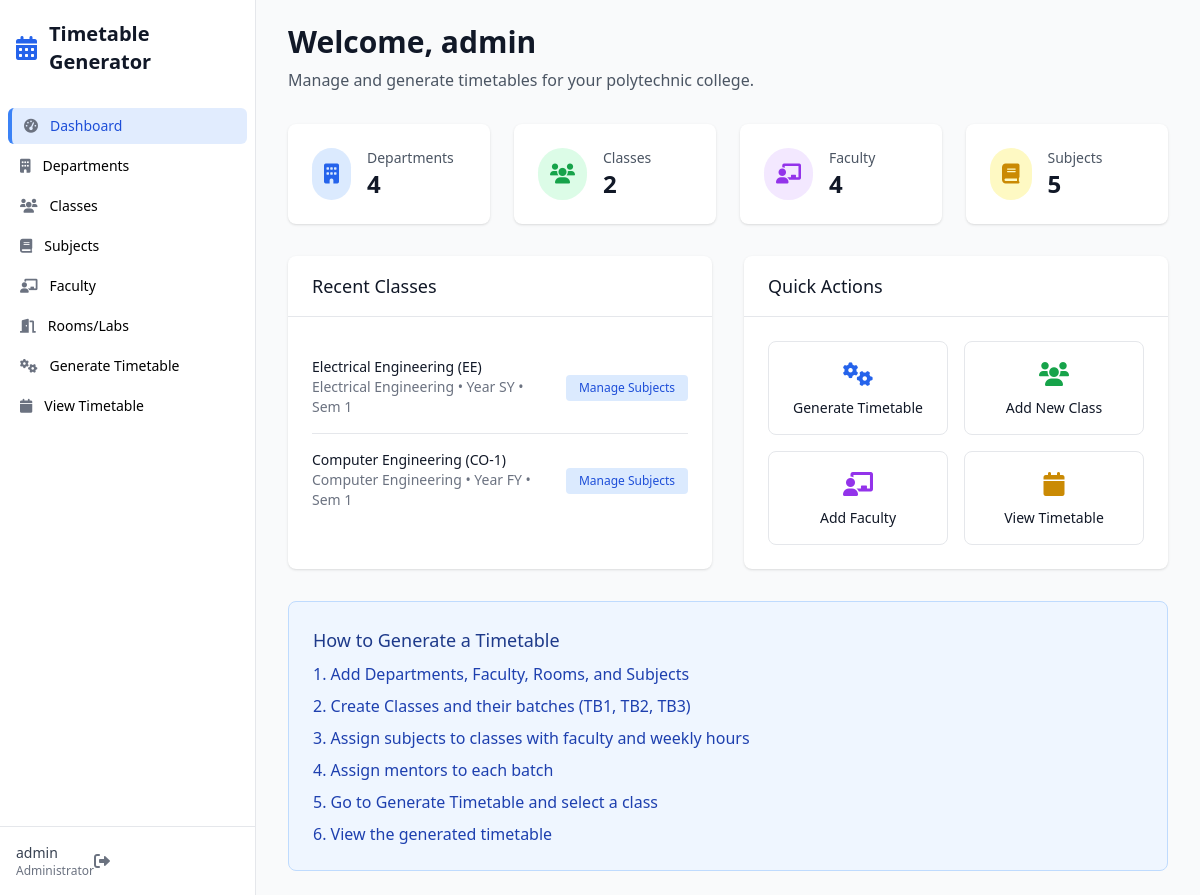
The page /dashboard (signed in) on the database its author committed.
### app.py (models this page shows, shortened)
class User(UserMixin, db.Model):
    id = db.Column(db.Integer, primary_key=True)
    username = db.Column(db.String(80), unique=True, nullable=False)
    email = db.Column(db.String(120), unique=True, nullable=False)
    password_hash = db.Column(db.String(200))
    is_admin = db.Column(db.Boolean, default=False)
    created_at = db.Column(db.DateTime, default=datetime.utcnow)

class Class(db.Model):
    id = db.Column(db.Integer, primary_key=True)
    name = db.Column(db.String(50), nullable=False)
    code = db.Column(db.String(20), unique=True, nullable=False)
    year = db.Column(db.String(10), nullable=False)  # FY, SY, TY
    department_id = db.Column(db.Integer, db.ForeignKey('department.id'), nullable=False)
    semester = db.Column(db.Integer, nullable=False)
    strength = db.Column(db.Integer, default=60)
    created_at = db.Column(db.DateTime, default=datetime.utcnow)
    subjects = db.relationship('ClassSubject', backref='class_ref', lazy=True)
    batches = db.relationship('Batch', backref='class_ref', lazy=True)
    timetable = db.relationship('Timetable', backref='class_ref', lazy=True)

class Department(db.Model):
    id = db.Column(db.Integer, primary_key=True)
    code = db.Column(db.String(10), unique=True, nullable=False)
    name = db.Column(db.String(100), nullable=False)
    description = db.Column(db.Text)
    created_at = db.Column(db.DateTime, default=datetime.utcnow)
    classes = db.relationship('Class', backref='department', lazy=True)
    faculty = db.relationship('Faculty', backref='department', lazy=True)

### app.py (the view)
@app.route('/dashboard')
@login_required
def dashboard():
    dept_count = Department.query.count()
    class_count = Class.query.count()
    faculty_count = Faculty.query.count()
    subject_count = Subject.query.count()
    recent_classes = Class.query.order_by(Class.created_at.desc()).limit(5).all()
    return render_template('dashboard.html',
                         dept_count=dept_count,
                         class_count=class_count,
                         faculty_count=faculty_count,
                         subject_count=subject_count,
                         recent_classes=recent_classes)

### app.py (called while the page is built)
@login_manager.user_loader
def load_user(user_id):
    return db.session.get(User, int(user_id))

### templates/dashboard.html (shortened to what this page needs)
{% extends "base.html" %}
{% block content %}
<div class="mb-8">
    <h1 class="text-3xl font-bold text-gray-900">Welcome, {{ current_user.username }}</h1>
    <p class="mt-2 text-gray-600">Manage and generate timetables for your polytechnic college.</p>
</div>
<div class="grid grid-cols-1 md:grid-cols-2 lg:grid-cols-4 gap-6 mb-8">
    <div class="card bg-white rounded-lg shadow p-6">
        <div class="flex items-center">
            <div class="rounded-full bg-blue-100 p-3">
                <i class="fas fa-building text-blue-600 text-xl"></i>
            </div>
            <div class="ml-4">
                <p class="text-sm font-medium text-gray-600">Departments</p>
                <p class="text-2xl font-semibold text-gray-900">{{ dept_count }}</p>
            </div>
        </div>
    </div>
    <div class="card bg-white rounded-lg shadow p-6">
        <div class="flex items-center">
            <div class="rounded-full bg-green-100 p-3">
                <i class="fas fa-users text-green-600 text-xl"></i>
            </div>
            <div class="ml-4">
                <p class="text-sm font-medium text-gray-600">Classes</p>
                <p class="text-2xl font-semibold text-gray-900">{{ class_count }}</p>
            </div>
        </div>
    </div>
    <div class="card bg-white rounded-lg shadow p-6">
        <div class="flex items-center">
            <div class="rounded-full bg-purple-100 p-3">
                <i class="fas fa-chalkboard-teacher text-purple-600 text-xl"></i>
            </div>
            <div class="ml-4">
                <p class="text-sm font-medium text-gray-600">Faculty</p>
                <p class="text-2xl font-semibold text-gray-900">{{ faculty_count }}</p>
            </div>
        </div>
    </div>
    <div class="card bg-white rounded-lg shadow p-6">
        <div class="flex items-center">
            <div class="rounded-full bg-yellow-100 p-3">
                <i class="fas fa-book text-yellow-600 text-xl"></i>
            </div>
            <div class="ml-4">
                <p class="text-sm font-medium text-gray-600">Subjects</p>
                <p class="text-2xl font-semibold text-gray-900">{{ subject_count }}</p>
            </div>
        </div>
    </div>
</div>
<div class="grid grid-cols-1 lg:grid-cols-2 gap-8">
    <div class="bg-white rounded-lg shadow">
        <div class="px-6 py-4 border-b border-gray-200">
            <h3 class="text-lg font-medium text-gray-900">Recent Classes</h3>
        </div>
        <div class="p-6">
            <div class="flow-root">
                <ul class="divide-y divide-gray-200">
                    {% for class in recent_classes %}
                    <li class="py-4">
                        <div class="flex items-center space-x-4">
                            <div class="flex-1 min-w-0">
                                <p class="text-sm font-medium text-gray-900 truncate">
                                    {{ class.name }} ({{ class.code }})
                                </p>
                                <p class="text-sm text-gray-500">
                                    {{ class.department.name }} • Year {{ class.year }} • Sem {{ class.semester }}
                                </p>
                            </div>
                            <div>
                                <a href="{{ url_for('manage_class_subjects', class_id=class.id) }}"
                                   class="inline-flex items-center px-3 py-1 border border-transparent text-xs font-medium rounded text-primary-700 bg-primary-100 hover:bg-primary-200">
                                    Manage Subjects
                                </a>
                            </div>
                        </div>
                    </li>
                    {% endfor %}
                </ul>
            </div>
        </div>
    </div>
    <div class="bg-white rounded-lg shadow">
        <div class="px-6 py-4 border-b border-gray-200">
            <h3 class="text-lg font-medium text-gray-900">Quick Actions</h3>
        </div>
        <div class="p-6">
            <div class="grid grid-cols-2 gap-4">
                <a href="{{ url_for('generate_timetable') }}" class="flex flex-col items-center justify-center p-4 border border-gray-200 rounded-lg hover:bg-gray-50">
                    <i class="fas fa-cogs text-primary-600 text-2xl mb-2"></i>
                    <span class="text-sm font-medium text-gray-900">Generate Timetable</span>
                </a>
                <a href="{{ url_for('manage_classes') }}" class="flex flex-col items-center justify-center p-4 border border-gray-200 rounded-lg hover:bg-gray-50">
                    <i class="fas fa-users text-green-600 text-2xl mb-2"></i>
                    <span class="text-sm font-medium text-gray-900">Add New Class</span>
                </a>
                <a href="{{ url_for('manage_faculty') }}" class="flex flex-col items-center justify-center p-4 border border-gray-200 rounded-lg hover:bg-gray-50">
                    <i class="fas fa-chalkboard-teacher text-purple-600 text-2xl mb-2"></i>
                    <span class="text-sm font-medium text-gray-900">Add Faculty</span>
                </a>
                <a href="{{ url_for('view_timetable') }}" class="flex flex-col items-center justify-center p-4 border border-gray-200 rounded-lg hover:bg-gray-50">
                    <i class="fas fa-calendar text-yellow-600 text-2xl mb-2"></i>
                    <span class="text-sm font-medium text-gray-900">View Timetable</span>
                </a>
            </div>
        </div>
    </div>
</div>
<div class="mt-8 bg-blue-50 border border-blue-200 rounded-lg p-6">
    <h3 class="text-lg font-medium text-blue-900 mb-2">How to Generate a Timetable</h3>
    <ol class="list-decimal list-inside space-y-2 text-blue-800">
        <li>Add Departments, Faculty, Rooms, and Subjects</li>
        <li>Create Classes and their batches (TB1, TB2, TB3)</li>
        <li>Assign subjects to classes with faculty and weekly hours</li>
        <li>Assign mentors to each batch</li>
        <li>Go to Generate Timetable and select a class</li>
        <li>View the generated timetable</li>
    </ol>
</div>
{% endblock %}

### templates/base.html (shortened to what this page needs)
<!DOCTYPE html>
<html lang="en" class="h-full bg-gray-50">
<head>
    <script src="https://cdn.tailwindcss.com"></script>
    <link href="https://cdnjs.cloudflare.com/ajax/libs/font-awesome/6.0.0/css/all.min.css" rel="stylesheet">
</head>
<body class="h-full">
    {% if current_user.is_authenticated %}
    <div class="min-h-full">
        <div class="hidden lg:fixed lg:inset-y-0 lg:flex lg:w-64 lg:flex-col">
            <div class="flex min-h-0 flex-1 flex-col border-r border-gray-200 bg-white">
                <div class="flex flex-1 flex-col overflow-y-auto pt-5 pb-4">
                    <div class="flex flex-shrink-0 items-center px-4">
                        <i class="fas fa-calendar-alt text-primary-600 text-2xl mr-3"></i>
                        <h1 class="text-xl font-bold text-gray-900">Timetable Generator</h1>
                    </div>
                    <nav class="mt-8 flex-1 space-y-1 px-2">
                        <a href="{{ url_for('dashboard') }}" class="sidebar-link group flex items-center px-3 py-2 text-sm font-medium rounded-md {% if request.endpoint == 'dashboard' %}active{% endif %}">
                            <i class="fas fa-tachometer-alt text-gray-500 mr-3 flex-shrink-0"></i>
                            Dashboard
                        </a>
                        <a href="{{ url_for('manage_departments') }}" class="sidebar-link group flex items-center px-3 py-2 text-sm font-medium rounded-md {% if request.endpoint == 'manage_departments' %}active{% endif %}">
                            <i class="fas fa-building text-gray-500 mr-3 flex-shrink-0"></i>
                            Departments
                        </a>
                        <a href="{{ url_for('manage_classes') }}" class="sidebar-link group flex items-center px-3 py-2 text-sm font-medium rounded-md {% if request.endpoint == 'manage_classes' %}active{% endif %}">
                            <i class="fas fa-users text-gray-500 mr-3 flex-shrink-0"></i>
                            Classes
                        </a>
                        <a href="{{ url_for('manage_subjects') }}" class="sidebar-link group flex items-center px-3 py-2 text-sm font-medium rounded-md {% if request.endpoint == 'manage_subjects' %}active{% endif %}">
                            <i class="fas fa-book text-gray-500 mr-3 flex-shrink-0"></i>
                            Subjects
                        </a>
                        <a href="{{ url_for('manage_faculty') }}" class="sidebar-link group flex items-center px-3 py-2 text-sm font-medium rounded-md {% if request.endpoint == 'manage_faculty' %}active{% endif %}">
                            <i class="fas fa-chalkboard-teacher text-gray-500 mr-3 flex-shrink-0"></i>
                            Faculty
                        </a>
                        <a href="{{ url_for('manage_rooms') }}" class="sidebar-link group flex items-center px-3 py-2 text-sm font-medium rounded-md {% if request.endpoint == 'manage_rooms' %}active{% endif %}">
                            <i class="fas fa-door-open text-gray-500 mr-3 flex-shrink-0"></i>
                            Rooms/Labs
                        </a>
                        <a href="{{ url_for('generate_timetable') }}" class="sidebar-link group flex items-center px-3 py-2 text-sm font-medium rounded-md {% if request.endpoint == 'generate_timetable' %}active{% endif %}">
                            <i class="fas fa-cogs text-gray-500 mr-3 flex-shrink-0"></i>
                            Generate Timetable
                        </a>
                        <a href="{{ url_for('view_timetable') }}" class="sidebar-link group flex items-center px-3 py-2 text-sm font-medium rounded-md {% if request.endpoint == 'view_timetable' %}active{% endif %}">
                            <i class="fas fa-calendar text-gray-500 mr-3 flex-shrink-0"></i>
                            View Timetable
                        </a>
                    </nav>
                </div>
                <div class="flex flex-shrink-0 border-t border-gray-200 p-4">
                    <div class="flex items-center">
                        <div>
                            <p class="text-sm font-medium text-gray-700">{{ current_user.username }}</p>
                            <p class="text-xs text-gray-500">Administrator</p>
                        </div>
                        <a href="{{ url_for('logout') }}" class="ml-auto">
                            <i class="fas fa-sign-out-alt text-gray-500 hover:text-red-500"></i>
                        </a>
                    </div>
                </div>
            </div>
        </div>
        <div class="lg:pl-64">
            <div class="flex flex-col">
                <main class="flex-1">
                    <div class="py-6">
                        <div class="mx-auto max-w-7xl px-4 sm:px-6 lg:px-8">
                            {% block content %}{% endblock %}
                        </div>
                    </div>
                </main>
            </div>
        </div>
    </div>
    {% else %}
        {% block auth_content %}{% endblock %}
    {% endif %}
</body>
</html>

### templates/base.html (style rules this page uses)
.sidebar-link.active { background-color: rgba(59, 130, 246, 0.15); border-left: 4px solid #3b82f6; color: #1d4ed8; }
.card { transition: transform 0.2s ease-in-out; }

### rows shown on the page
User: username "admin"
Class: name "Electrical Engineering", code "EE", department.name "Electrical Engineering", year "SY", semester "1"
Class: name "Computer Engineering", code "CO-1", department.name "Computer Engineering", year "FY", semester "1"

### other values the page prints
{{ dept_count }} "4"
{{ class_count }} "2"
{{ faculty_count }} "4"
{{ subject_count }} "5"
